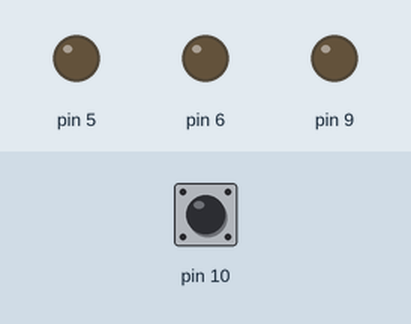
A sketch run on a simulated Arduino Uno, built with avr-gcc and run on an emulated ATmega328P. Parts: output pins drawn as LEDs (lit = HIGH). Inputs (shaded band) come from the test bench; at power-on: pin 10 HIGH.

Above: at 1.2 s.
1.3 s: pin 10 pulled LOW for 0.15 s
At 1.37 s:
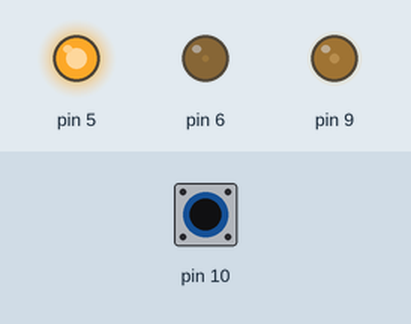
2.9 s: pin 10 pulled LOW for 3.2 s
At 7.4 s:
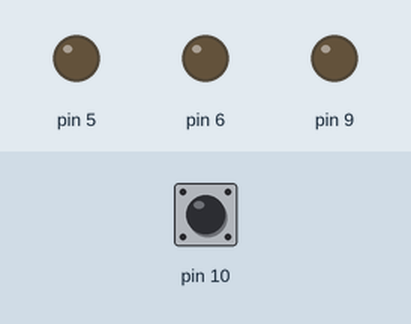
Timing chart, 0 to 8.9 s (numbered marks = the images above; inputs shaded):
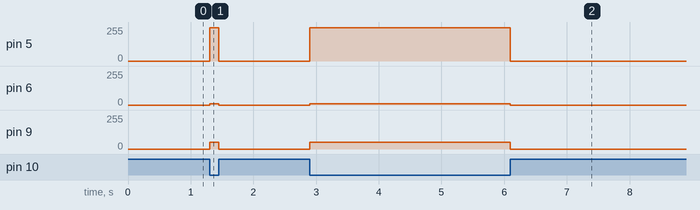

Measured:
- after the input at 1.3 s, pin 5: 0/255 → 250/255 at once, → 0/255 0.15 s later; pin 6: 0/255 → 10/255 at once, → 0/255 0.15 s later; pin 9: 0/255 → 50/255 at once, → 0/255 0.15 s later
- after the input at 2.9 s, pin 5: 0/255 → 250/255 at once, → 0/255 3.2 s later; pin 6: 0/255 → 10/255 at once, → 0/255 3.2 s later; pin 9: 0/255 → 50/255 at once, → 0/255 3.2 s later

The sketch:

lama_red_led1.ino
```cpp
// C++ code
//
void setup()
{
  pinMode(5, OUTPUT);
  pinMode(6, OUTPUT);
  pinMode(9, OUTPUT);
   pinMode(10,INPUT_PULLUP);

}

void loop()
{
  int button=digitalRead(10);
  if (button==0){
    analogWrite(5,250);
    analogWrite(6,10);
    analogWrite(9,50);
  }

  else{
    analogWrite(5,0);
    analogWrite(6,0);
    analogWrite(9,0);
  }


}
```
